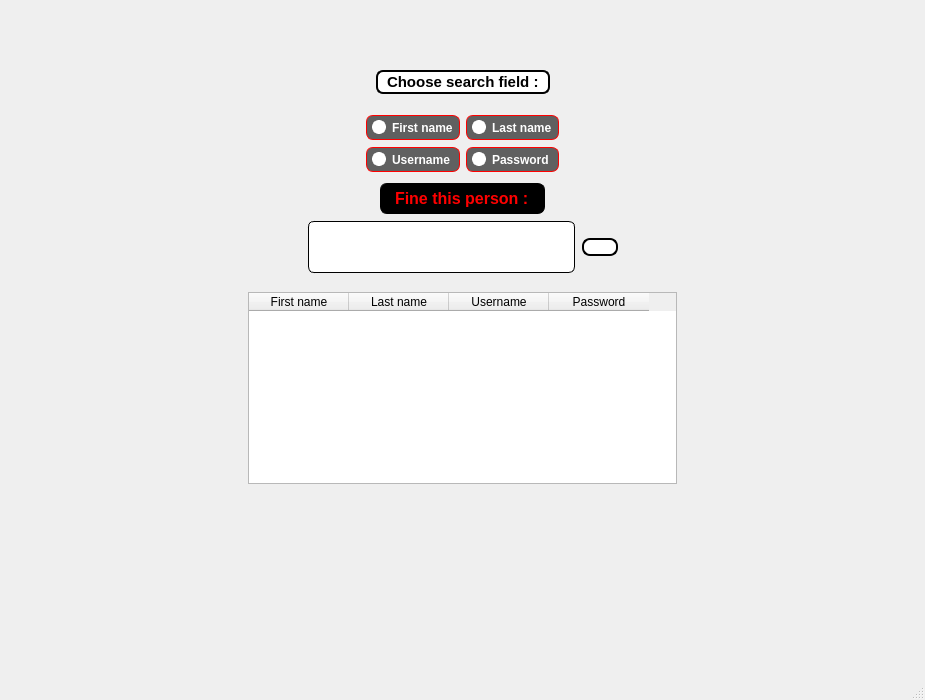
<?xml version="1.0" encoding="UTF-8"?>
<ui version="4.0">
 <class>mem_info</class>
 <widget class="QMainWindow" name="mem_info">
  <property name="geometry">
   <rect>
    <x>0</x>
    <y>0</y>
    <width>925</width>
    <height>700</height>
   </rect>
  </property>
  <property name="windowTitle">
   <string>MainWindow</string>
  </property>
  <property name="styleSheet">
   <string notr="true">#centralwidget
{
	border-image: url(:/img/C:/Users/DELTAcomputer/Desktop/lib1.jpg);
}

QRadioButton {
    color: white;
}

QRadioButton::indicator {
    width: 10px;
    height: 10px;
    border-radius: 7px;
}

QRadioButton::indicator:checked {
    background-color: red;
    border: 2px solid white;
}

QRadioButton::indicator:unchecked {
    background-color:  white;
    border: 2px solid white;
}</string>
  </property>
  <widget class="QWidget" name="centralwidget">
   <layout class="QVBoxLayout" name="verticalLayout_2">
    <item>
     <layout class="QHBoxLayout" name="horizontalLayout">
      <property name="leftMargin">
       <number>20</number>
      </property>
      <property name="topMargin">
       <number>10</number>
      </property>
      <property name="rightMargin">
       <number>20</number>
      </property>
      <property name="bottomMargin">
       <number>5</number>
      </property>
      <item>
       <widget class="QPushButton" name="BackBtn">
        <property name="cursor">
         <cursorShape>PointingHandCursor</cursorShape>
        </property>
        <property name="toolTip">
         <string>Back</string>
        </property>
        <property name="toolTipDuration">
         <number>-3</number>
        </property>
        <property name="styleSheet">
         <string notr="true">#BackBtn
{
border : 10px;
}
</string>
        </property>
        <property name="text">
         <string/>
        </property>
        <property name="icon">
         <iconset>
          <normaloff>C:/Users/DELTAcomputer/Desktop/icons/329353.png</normaloff>C:/Users/DELTAcomputer/Desktop/icons/329353.png</iconset>
        </property>
        <property name="iconSize">
         <size>
          <width>55</width>
          <height>55</height>
         </size>
        </property>
       </widget>
      </item>
      <item>
       <spacer name="horizontalSpacer">
        <property name="orientation">
         <enum>Qt::Horizontal</enum>
        </property>
        <property name="sizeHint" stdset="0">
         <size>
          <width>40</width>
          <height>20</height>
         </size>
        </property>
       </spacer>
      </item>
     </layout>
    </item>
    <item>
     <layout class="QVBoxLayout" name="verticalLayout">
      <property name="leftMargin">
       <number>10</number>
      </property>
      <property name="topMargin">
       <number>10</number>
      </property>
      <property name="rightMargin">
       <number>10</number>
      </property>
      <property name="bottomMargin">
       <number>7</number>
      </property>
      <item>
       <layout class="QHBoxLayout" name="horizontalLayout_3">
        <property name="leftMargin">
         <number>10</number>
        </property>
        <property name="topMargin">
         <number>10</number>
        </property>
        <property name="rightMargin">
         <number>10</number>
        </property>
        <property name="bottomMargin">
         <number>10</number>
        </property>
        <item>
         <spacer name="horizontalSpacer_6">
          <property name="orientation">
           <enum>Qt::Horizontal</enum>
          </property>
          <property name="sizeHint" stdset="0">
           <size>
            <width>40</width>
            <height>20</height>
           </size>
          </property>
         </spacer>
        </item>
        <item>
         <widget class="QLabel" name="SearchLabel">
          <property name="font">
           <font>
            <pointsize>11</pointsize>
            <weight>75</weight>
            <bold>true</bold>
           </font>
          </property>
          <property name="styleSheet">
           <string notr="true">#SearchLabel
{
color : blacj;
padding : 1px 5px;
background-color : rgba(255, 255, 255,1.0);
border : 2px solid black;
border-radius : 7px;
}</string>
          </property>
          <property name="text">
           <string>Choose search field :</string>
          </property>
         </widget>
        </item>
        <item>
         <spacer name="horizontalSpacer_7">
          <property name="orientation">
           <enum>Qt::Horizontal</enum>
          </property>
          <property name="sizeHint" stdset="0">
           <size>
            <width>40</width>
            <height>20</height>
           </size>
          </property>
         </spacer>
        </item>
       </layout>
      </item>
      <item>
       <layout class="QGridLayout" name="gridLayout">
        <property name="sizeConstraint">
         <enum>QLayout::SetDefaultConstraint</enum>
        </property>
        <property name="leftMargin">
         <number>20</number>
        </property>
        <property name="topMargin">
         <number>5</number>
        </property>
        <property name="rightMargin">
         <number>20</number>
        </property>
        <property name="bottomMargin">
         <number>5</number>
        </property>
        <property name="verticalSpacing">
         <number>7</number>
        </property>
        <item row="1" column="1">
         <widget class="QRadioButton" name="UserRadio">
          <property name="font">
           <font>
            <pointsize>9</pointsize>
            <weight>75</weight>
            <bold>true</bold>
           </font>
          </property>
          <property name="cursor">
           <cursorShape>PointingHandCursor</cursorShape>
          </property>
          <property name="styleSheet">
           <string notr="true">#UserRadio
{
color : white;
padding : 4px 5px;
background-color : rgba(0, 0, 0,0.6);
border : 1px solid red;
border-radius : 7px;
}</string>
          </property>
          <property name="text">
           <string>Username</string>
          </property>
         </widget>
        </item>
        <item row="0" column="2">
         <widget class="QRadioButton" name="LastRadio">
          <property name="font">
           <font>
            <pointsize>9</pointsize>
            <weight>75</weight>
            <bold>true</bold>
           </font>
          </property>
          <property name="cursor">
           <cursorShape>PointingHandCursor</cursorShape>
          </property>
          <property name="styleSheet">
           <string notr="true">#LastRadio
{
color : white;
padding : 4px 5px;
background-color : rgba(0, 0, 0,0.6);
border : 1px solid red;
border-radius : 7px;
}</string>
          </property>
          <property name="text">
           <string>Last name</string>
          </property>
         </widget>
        </item>
        <item row="0" column="0">
         <spacer name="horizontalSpacer_4">
          <property name="orientation">
           <enum>Qt::Horizontal</enum>
          </property>
          <property name="sizeHint" stdset="0">
           <size>
            <width>40</width>
            <height>20</height>
           </size>
          </property>
         </spacer>
        </item>
        <item row="0" column="1">
         <widget class="QRadioButton" name="FirstRadio">
          <property name="font">
           <font>
            <pointsize>9</pointsize>
            <weight>75</weight>
            <bold>true</bold>
           </font>
          </property>
          <property name="cursor">
           <cursorShape>PointingHandCursor</cursorShape>
          </property>
          <property name="styleSheet">
           <string notr="true">#FirstRadio
{
color : white;
padding : 4px 5px;
background-color : rgba(0, 0, 0,0.6);
border : 1px solid red;
border-radius : 7px;
}</string>
          </property>
          <property name="text">
           <string>First name</string>
          </property>
         </widget>
        </item>
        <item row="1" column="2">
         <widget class="QRadioButton" name="PasswordRadio">
          <property name="font">
           <font>
            <pointsize>9</pointsize>
            <weight>75</weight>
            <bold>true</bold>
           </font>
          </property>
          <property name="cursor">
           <cursorShape>PointingHandCursor</cursorShape>
          </property>
          <property name="styleSheet">
           <string notr="true">#PasswordRadio
{
color : white;
padding : 4px 5px;
background-color : rgba(0, 0, 0,0.6);
border : 1px solid red;
border-radius : 7px;
}</string>
          </property>
          <property name="text">
           <string>Password</string>
          </property>
         </widget>
        </item>
        <item row="0" column="3">
         <spacer name="horizontalSpacer_5">
          <property name="orientation">
           <enum>Qt::Horizontal</enum>
          </property>
          <property name="sizeHint" stdset="0">
           <size>
            <width>40</width>
            <height>20</height>
           </size>
          </property>
         </spacer>
        </item>
       </layout>
      </item>
      <item>
       <layout class="QHBoxLayout" name="horizontalLayout_6">
        <property name="leftMargin">
         <number>20</number>
        </property>
        <property name="topMargin">
         <number>0</number>
        </property>
        <property name="rightMargin">
         <number>20</number>
        </property>
        <property name="bottomMargin">
         <number>0</number>
        </property>
        <item>
         <spacer name="horizontalSpacer_10">
          <property name="orientation">
           <enum>Qt::Horizontal</enum>
          </property>
          <property name="sizeHint" stdset="0">
           <size>
            <width>40</width>
            <height>20</height>
           </size>
          </property>
         </spacer>
        </item>
        <item>
         <spacer name="horizontalSpacer_15">
          <property name="orientation">
           <enum>Qt::Horizontal</enum>
          </property>
          <property name="sizeHint" stdset="0">
           <size>
            <width>40</width>
            <height>20</height>
           </size>
          </property>
         </spacer>
        </item>
        <item>
         <spacer name="horizontalSpacer_14">
          <property name="orientation">
           <enum>Qt::Horizontal</enum>
          </property>
          <property name="sizeHint" stdset="0">
           <size>
            <width>40</width>
            <height>20</height>
           </size>
          </property>
         </spacer>
        </item>
        <item>
         <widget class="QLabel" name="RemoveLabel">
          <property name="font">
           <font>
            <pointsize>-1</pointsize>
            <weight>75</weight>
            <bold>true</bold>
           </font>
          </property>
          <property name="styleSheet">
           <string notr="true">#RemoveLabel
{
font-size: 16px;
    letter-spacing: -.00px;
color : red;
border : 1.25px solid black;
border-radius : 7px;
background-color :black;
    padding: 5px 10px;

}</string>
          </property>
          <property name="text">
           <string>Fine this person :</string>
          </property>
         </widget>
        </item>
        <item>
         <spacer name="horizontalSpacer_13">
          <property name="orientation">
           <enum>Qt::Horizontal</enum>
          </property>
          <property name="sizeHint" stdset="0">
           <size>
            <width>40</width>
            <height>20</height>
           </size>
          </property>
         </spacer>
        </item>
        <item>
         <spacer name="horizontalSpacer_12">
          <property name="orientation">
           <enum>Qt::Horizontal</enum>
          </property>
          <property name="sizeHint" stdset="0">
           <size>
            <width>40</width>
            <height>20</height>
           </size>
          </property>
         </spacer>
        </item>
        <item>
         <spacer name="horizontalSpacer_11">
          <property name="orientation">
           <enum>Qt::Horizontal</enum>
          </property>
          <property name="sizeHint" stdset="0">
           <size>
            <width>40</width>
            <height>20</height>
           </size>
          </property>
         </spacer>
        </item>
       </layout>
      </item>
      <item>
       <layout class="QHBoxLayout" name="horizontalLayout_2">
        <property name="leftMargin">
         <number>20</number>
        </property>
        <property name="topMargin">
         <number>0</number>
        </property>
        <property name="rightMargin">
         <number>20</number>
        </property>
        <property name="bottomMargin">
         <number>0</number>
        </property>
        <item>
         <spacer name="horizontalSpacer_3">
          <property name="orientation">
           <enum>Qt::Horizontal</enum>
          </property>
          <property name="sizeHint" stdset="0">
           <size>
            <width>40</width>
            <height>20</height>
           </size>
          </property>
         </spacer>
        </item>
        <item>
         <widget class="QLineEdit" name="SearchLine">
          <property name="font">
           <font>
            <family>inherit</family>
            <pointsize>-1</pointsize>
            <weight>50</weight>
            <italic>false</italic>
            <bold>false</bold>
           </font>
          </property>
          <property name="styleSheet">
           <string notr="true">#SearchLine
{
border: 1px solid;
border-radius: 6px;
background-repeat: no-repeat;
background-position: right 8px center;
padding: 14px 20px;
font-size: 14px;
line-height: 20px;
color : rgb(36, 41, 46);
vertical-align: middle;
background-color: rgb(255, 255, 255);
font-family: inherit;
font: inherit;
margin: 1px 1px;
width: 100%;
}</string>
          </property>
         </widget>
        </item>
        <item>
         <widget class="QPushButton" name="Btn">
          <property name="sizePolicy">
           <sizepolicy hsizetype="Minimum" vsizetype="Fixed">
            <horstretch>0</horstretch>
            <verstretch>0</verstretch>
           </sizepolicy>
          </property>
          <property name="cursor">
           <cursorShape>PointingHandCursor</cursorShape>
          </property>
          <property name="styleSheet">
           <string notr="true">#Btn
{
color: rgb(255, 255, 255);
background-color: white;
    line-height: 20px;
    border: 2px solid black;
    border-radius: 8px;
font: inherit;
}

#Btn:hover
{
ba0ckground-color: rgb(145, 22, 26);
}</string>
          </property>
          <property name="text">
           <string/>
          </property>
          <property name="icon">
           <iconset>
            <normaloff>C:/Users/DELTAcomputer/Desktop/icons/IMG_0149.PNG</normaloff>C:/Users/DELTAcomputer/Desktop/icons/IMG_0149.PNG</iconset>
          </property>
          <property name="iconSize">
           <size>
            <width>46</width>
            <height>46</height>
           </size>
          </property>
         </widget>
        </item>
        <item>
         <spacer name="horizontalSpacer_2">
          <property name="orientation">
           <enum>Qt::Horizontal</enum>
          </property>
          <property name="sizeHint" stdset="0">
           <size>
            <width>40</width>
            <height>20</height>
           </size>
          </property>
         </spacer>
        </item>
       </layout>
      </item>
     </layout>
    </item>
    <item>
     <layout class="QVBoxLayout" name="verticalLayout_3">
      <property name="leftMargin">
       <number>20</number>
      </property>
      <property name="topMargin">
       <number>0</number>
      </property>
      <property name="rightMargin">
       <number>20</number>
      </property>
      <property name="bottomMargin">
       <number>20</number>
      </property>
      <item>
       <layout class="QHBoxLayout" name="horizontalLayout_5">
        <property name="leftMargin">
         <number>20</number>
        </property>
        <property name="topMargin">
         <number>5</number>
        </property>
        <property name="rightMargin">
         <number>20</number>
        </property>
        <property name="bottomMargin">
         <number>20</number>
        </property>
        <item>
         <spacer name="horizontalSpacer_9">
          <property name="orientation">
           <enum>Qt::Horizontal</enum>
          </property>
          <property name="sizeType">
           <enum>QSizePolicy::Fixed</enum>
          </property>
          <property name="sizeHint" stdset="0">
           <size>
            <width>185</width>
            <height>20</height>
           </size>
          </property>
         </spacer>
        </item>
        <item>
         <layout class="QHBoxLayout" name="horizontalLayout_4">
          <property name="leftMargin">
           <number>14</number>
          </property>
          <property name="topMargin">
           <number>0</number>
          </property>
          <property name="rightMargin">
           <number>14</number>
          </property>
          <property name="bottomMargin">
           <number>10</number>
          </property>
          <item>
           <widget class="QTableWidget" name="UserTable">
            <property name="font">
             <font>
              <weight>50</weight>
              <bold>false</bold>
             </font>
            </property>
            <property name="autoFillBackground">
             <bool>false</bool>
            </property>
            <property name="frameShape">
             <enum>QFrame::StyledPanel</enum>
            </property>
            <property name="frameShadow">
             <enum>QFrame::Plain</enum>
            </property>
            <property name="lineWidth">
             <number>1</number>
            </property>
            <property name="midLineWidth">
             <number>1</number>
            </property>
            <property name="horizontalScrollBarPolicy">
             <enum>Qt::ScrollBarAsNeeded</enum>
            </property>
            <property name="sizeAdjustPolicy">
             <enum>QAbstractScrollArea::AdjustIgnored</enum>
            </property>
            <property name="autoScrollMargin">
             <number>25</number>
            </property>
            <property name="editTriggers">
             <set>QAbstractItemView::NoEditTriggers</set>
            </property>
            <property name="tabKeyNavigation">
             <bool>false</bool>
            </property>
            <property name="showDropIndicator" stdset="0">
             <bool>false</bool>
            </property>
            <property name="dragDropOverwriteMode">
             <bool>false</bool>
            </property>
            <property name="alternatingRowColors">
             <bool>true</bool>
            </property>
            <property name="selectionMode">
             <enum>QAbstractItemView::NoSelection</enum>
            </property>
            <property name="textElideMode">
             <enum>Qt::ElideNone</enum>
            </property>
            <property name="verticalScrollMode">
             <enum>QAbstractItemView::ScrollPerPixel</enum>
            </property>
            <property name="sortingEnabled">
             <bool>true</bool>
            </property>
            <property name="wordWrap">
             <bool>false</bool>
            </property>
            <property name="cornerButtonEnabled">
             <bool>false</bool>
            </property>
            <attribute name="horizontalHeaderStretchLastSection">
             <bool>false</bool>
            </attribute>
            <attribute name="verticalHeaderVisible">
             <bool>false</bool>
            </attribute>
            <attribute name="verticalHeaderStretchLastSection">
             <bool>false</bool>
            </attribute>
            <column>
             <property name="text">
              <string>First name</string>
             </property>
            </column>
            <column>
             <property name="text">
              <string>Last name</string>
             </property>
            </column>
            <column>
             <property name="text">
              <string>Username</string>
             </property>
            </column>
            <column>
             <property name="text">
              <string>Password</string>
             </property>
            </column>
           </widget>
          </item>
         </layout>
        </item>
        <item>
         <spacer name="horizontalSpacer_8">
          <property name="orientation">
           <enum>Qt::Horizontal</enum>
          </property>
          <property name="sizeType">
           <enum>QSizePolicy::Minimum</enum>
          </property>
          <property name="sizeHint" stdset="0">
           <size>
            <width>185</width>
            <height>20</height>
           </size>
          </property>
         </spacer>
        </item>
       </layout>
      </item>
      <item>
       <spacer name="verticalSpacer">
        <property name="orientation">
         <enum>Qt::Vertical</enum>
        </property>
        <property name="sizeHint" stdset="0">
         <size>
          <width>20</width>
          <height>40</height>
         </size>
        </property>
       </spacer>
      </item>
     </layout>
    </item>
   </layout>
  </widget>
  <widget class="QMenuBar" name="menubar">
   <property name="geometry">
    <rect>
     <x>0</x>
     <y>0</y>
     <width>925</width>
     <height>26</height>
    </rect>
   </property>
  </widget>
  <widget class="QStatusBar" name="statusbar"/>
 </widget>
 <resources/>
 <connections/>
</ui>
